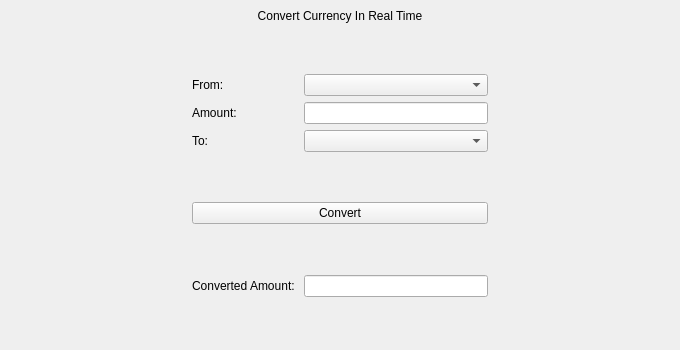
<?xml version="1.0" encoding="UTF-8"?>
<ui version="4.0">
 <class>CurrencyConverterWindow</class>
 <widget class="QMainWindow" name="CurrencyConverterWindow">
  <property name="geometry">
   <rect>
    <x>0</x>
    <y>0</y>
    <width>680</width>
    <height>350</height>
   </rect>
  </property>
  <property name="minimumSize">
   <size>
    <width>680</width>
    <height>350</height>
   </size>
  </property>
  <property name="maximumSize">
   <size>
    <width>680</width>
    <height>350</height>
   </size>
  </property>
  <property name="windowTitle">
   <string>Currency Converter</string>
  </property>
  <widget class="QWidget" name="central_widget">
   <layout class="QGridLayout" name="gridLayout">
    <item row="2" column="1">
     <widget class="QLabel" name="from_label">
      <property name="text">
       <string>From: </string>
      </property>
     </widget>
    </item>
    <item row="9" column="2">
     <widget class="QLineEdit" name="converted_amount">
      <property name="readOnly">
       <bool>true</bool>
      </property>
     </widget>
    </item>
    <item row="9" column="1">
     <widget class="QLabel" name="converted_amount_label">
      <property name="text">
       <string>Converted Amount: </string>
      </property>
     </widget>
    </item>
    <item row="10" column="1" colspan="2">
     <spacer name="verticalSpacer_3">
      <property name="orientation">
       <enum>Qt::Vertical</enum>
      </property>
      <property name="sizeHint" stdset="0">
       <size>
        <width>20</width>
        <height>40</height>
       </size>
      </property>
     </spacer>
    </item>
    <item row="6" column="1" colspan="2">
     <spacer name="verticalSpacer">
      <property name="orientation">
       <enum>Qt::Vertical</enum>
      </property>
      <property name="sizeHint" stdset="0">
       <size>
        <width>20</width>
        <height>40</height>
       </size>
      </property>
     </spacer>
    </item>
    <item row="4" column="1">
     <widget class="QLabel" name="to_label">
      <property name="text">
       <string>To: </string>
      </property>
     </widget>
    </item>
    <item row="8" column="1" colspan="2">
     <spacer name="verticalSpacer_2">
      <property name="orientation">
       <enum>Qt::Vertical</enum>
      </property>
      <property name="sizeHint" stdset="0">
       <size>
        <width>20</width>
        <height>40</height>
       </size>
      </property>
     </spacer>
    </item>
    <item row="9" column="3">
     <spacer name="horizontalSpacer_4">
      <property name="orientation">
       <enum>Qt::Horizontal</enum>
      </property>
      <property name="sizeHint" stdset="0">
       <size>
        <width>40</width>
        <height>20</height>
       </size>
      </property>
     </spacer>
    </item>
    <item row="0" column="1" colspan="2">
     <widget class="QLabel" name="title_label">
      <property name="text">
       <string>Convert Currency In Real Time</string>
      </property>
      <property name="alignment">
       <set>Qt::AlignCenter</set>
      </property>
     </widget>
    </item>
    <item row="2" column="2">
     <widget class="QComboBox" name="from_combobox"/>
    </item>
    <item row="2" column="3">
     <spacer name="horizontalSpacer_2">
      <property name="orientation">
       <enum>Qt::Horizontal</enum>
      </property>
      <property name="sizeHint" stdset="0">
       <size>
        <width>40</width>
        <height>20</height>
       </size>
      </property>
     </spacer>
    </item>
    <item row="3" column="2">
     <widget class="QLineEdit" name="amount"/>
    </item>
    <item row="1" column="1" colspan="2">
     <spacer name="verticalSpacer_4">
      <property name="orientation">
       <enum>Qt::Vertical</enum>
      </property>
      <property name="sizeHint" stdset="0">
       <size>
        <width>20</width>
        <height>40</height>
       </size>
      </property>
     </spacer>
    </item>
    <item row="2" column="0">
     <spacer name="horizontalSpacer">
      <property name="orientation">
       <enum>Qt::Horizontal</enum>
      </property>
      <property name="sizeHint" stdset="0">
       <size>
        <width>40</width>
        <height>20</height>
       </size>
      </property>
     </spacer>
    </item>
    <item row="9" column="0">
     <spacer name="horizontalSpacer_3">
      <property name="orientation">
       <enum>Qt::Horizontal</enum>
      </property>
      <property name="sizeHint" stdset="0">
       <size>
        <width>40</width>
        <height>20</height>
       </size>
      </property>
     </spacer>
    </item>
    <item row="4" column="2">
     <widget class="QComboBox" name="to_combobox"/>
    </item>
    <item row="7" column="1" colspan="2">
     <widget class="QPushButton" name="convert_button">
      <property name="text">
       <string>Convert</string>
      </property>
     </widget>
    </item>
    <item row="3" column="1">
     <widget class="QLabel" name="amount_label">
      <property name="text">
       <string>Amount: </string>
      </property>
     </widget>
    </item>
   </layout>
  </widget>
 </widget>
 <resources/>
 <connections/>
</ui>
